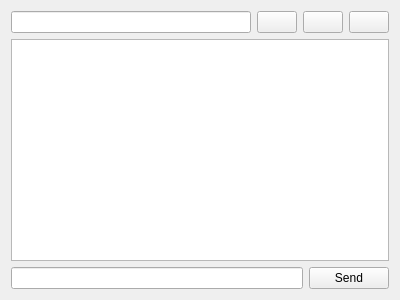
<?xml version="1.0" encoding="UTF-8"?>
<ui version="4.0">
 <class>ChatWindow</class>
 <widget class="QWidget" name="ChatWindow">
  <property name="geometry">
   <rect>
    <x>0</x>
    <y>0</y>
    <width>400</width>
    <height>300</height>
   </rect>
  </property>
  <property name="windowTitle">
   <string>Form</string>
  </property>
  <layout class="QVBoxLayout" name="verticalLayout">
   <item>
    <layout class="QHBoxLayout" name="horizontalLayout_2">
     <item>
      <widget class="QLineEdit" name="serviceLabel">
       <property name="sizePolicy">
        <sizepolicy hsizetype="Expanding" vsizetype="Fixed">
         <horstretch>0</horstretch>
         <verstretch>0</verstretch>
        </sizepolicy>
       </property>
       <property name="readOnly">
        <bool>true</bool>
       </property>
      </widget>
     </item>
     <item>
      <widget class="QPushButton" name="serviceSelectButton">
       <property name="sizePolicy">
        <sizepolicy hsizetype="Minimum" vsizetype="Fixed">
         <horstretch>0</horstretch>
         <verstretch>0</verstretch>
        </sizepolicy>
       </property>
       <property name="text">
        <string/>
       </property>
      </widget>
     </item>
     <item>
      <widget class="QPushButton" name="disconnectButton">
       <property name="text">
        <string/>
       </property>
      </widget>
     </item>
     <item>
      <widget class="QPushButton" name="connectButton">
       <property name="text">
        <string/>
       </property>
      </widget>
     </item>
    </layout>
   </item>
   <item>
    <widget class="QListWidget" name="messageList"/>
   </item>
   <item>
    <layout class="QHBoxLayout" name="horizontalLayout">
     <item>
      <widget class="QLineEdit" name="messageEdit"/>
     </item>
     <item>
      <widget class="QPushButton" name="sendButton">
       <property name="text">
        <string>Send</string>
       </property>
      </widget>
     </item>
    </layout>
   </item>
  </layout>
 </widget>
 <resources/>
 <connections/>
</ui>
